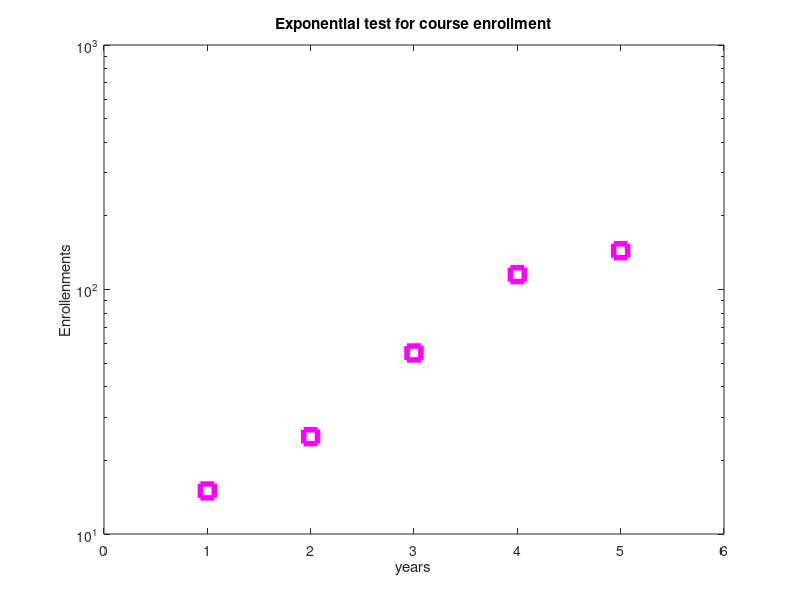

The MATLAB source for this figure:
%Exponential test
clc;clear;
stunum = [15 25 55 115 144];
year = [1:1:5];
figure
semilogy(stunum,'ms','MarkerSize',10,'LineWidth',4)
xlabel('years');
ylabel('Enrollenments');
title('Exponential test for course enrollment');
xlim ([0,6])
hold off


